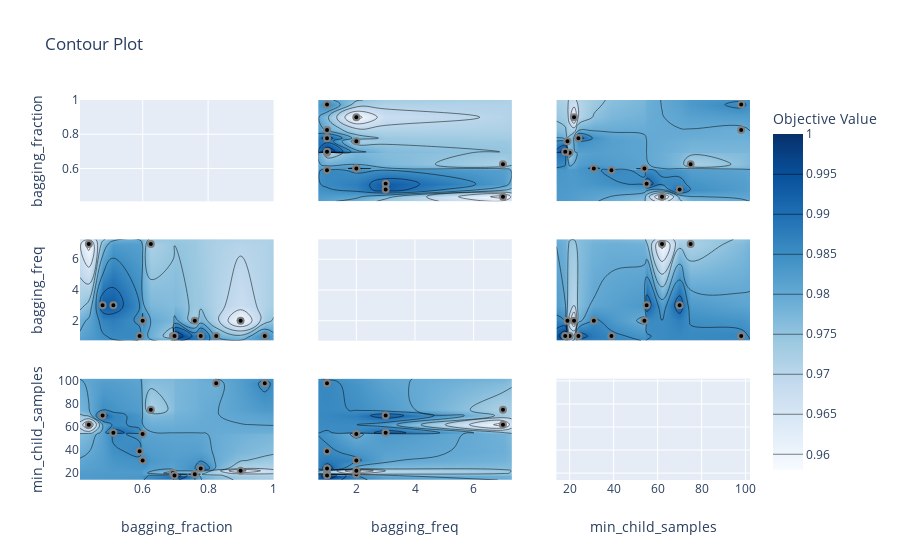

The cell this chart's notebook holds for it:
### Code cell
plot_contour(study, params=["bagging_freq", "bagging_fraction","min_child_samples"])

### Figure 1 — Plotly figure (JSON) as saved in the notebook; plotly's stock layout.template omitted (floating-point values rounded to 4 significant figures; data arrays with more than 128 entries replaced by an {"elided": "..."} marker saying what was removed)
{"data": [{"type": "scatter", "xaxis": "x", "yaxis": "y"}, {"colorbar": {"title": {"text": "Objective Value"}}, "colorscale": [[0, "rgb(247,251,255)"], [0.125, "rgb(222,235,247)"], [0.25, "rgb(198,219,239)"], [0.375, "rgb(158,202,225)"], [0.5, "rgb(107,174,214)"], [0.625, "rgb(66,146,198)"], [0.75, "rgb(33,113,181)"], [0.875, "rgb(8,81,156)"], [1, "rgb(8,48,107)"]], "connectgaps": true, "contours": {"coloring": "heatmap"}, "hoverinfo": "none", "line": {"smoothing": 1.3}, "reversescale": false, "showscale": true, "type": "contour", "x": [0.4079, 0.4349, 0.4771, 0.51, 0.5903, 0.5995, 0.5997, 0.6247, 0.6923, 0.6972, 0.7592, 0.7774, 0.8248, 0.8995, 0.9734, 1.0], "xaxis": "x4", "y": [0.7, 1, 2, 3, 7, 7.3], "yaxis": "y4", "z": [[null, null, null, null, null, null, null, null, null, null, null, null, null, null, null, null], [null, null, null, null, 0.986, null, null, null, 0.972, 1, null, 0.993, 0.979, null, 0.986, null], [null, null, null, null, null, 0.979, 0.986, null, null, null, 0.972, null, null, 0.958, null, null], [null, null, 0.993, 0.993, null, null, null, null, null, null, null, null, null, null, null, null], [null, 0.958, null, null, null, null, null, 0.972, null, null, null, null, null, null, null, null], [null, null, null, null, null, null, null, null, null, null, null, null, null, null, null, null]]}, {"marker": {"color": "black", "line": {"color": "Grey", "width": 2}}, "mode": "markers", "showlegend": false, "type": "scatter", "x": [0.6247, 0.7592, 0.4349, 0.8248, 0.8995, 0.51, 0.9734, 0.5995, 0.4771, 0.5997, 0.5903, 0.6923, 0.6972, 0.7774], "xaxis": "x4", "y": [7, 2, 7, 1, 2, 3, 1, 2, 3, 2, 1, 1, 1, 1], "yaxis": "y4"}, {"colorbar": {"title": {"text": "Objective Value"}}, "colorscale": [[0, "rgb(247,251,255)"], [0.125, "rgb(222,235,247)"], [0.25, "rgb(198,219,239)"], [0.375, "rgb(158,202,225)"], [0.5, "rgb(107,174,214)"], [0.625, "rgb(66,146,198)"], [0.75, "rgb(33,113,181)"], [0.875, "rgb(8,81,156)"], [1, "rgb(8,48,107)"]], "connectgaps": true, "contours": {"coloring": "heatmap"}, "hoverinfo": "none", "line": {"smoothing": 1.3}, "reversescale": false, "showscale": false, "type": "contour", "x": [0.4079, 0.4349, 0.4771, 0.51, 0.5903, 0.5995, 0.5997, 0.6247, 0.6923, 0.6972, 0.7592, 0.7774, 0.8248, 0.8995, 0.9734, 1.0], "xaxis": "x7", "y": [14, 18, 19, 20, 22, 24, 31, 39, 54, 55, 62, 70, 75, 98, 102], "yaxis": "y7", "z": {"elided": "15x16 float values"}}, {"marker": {"color": "black", "line": {"color": "Grey", "width": 2}}, "mode": "markers", "showlegend": false, "type": "scatter", "x": [0.6247, 0.7592, 0.4349, 0.8248, 0.8995, 0.51, 0.9734, 0.5995, 0.4771, 0.5997, 0.5903, 0.6923, 0.6972, 0.7774], "xaxis": "x7", "y": [75, 19, 62, 98, 22, 55, 98, 54, 70, 31, 39, 20, 18, 24], "yaxis": "y7"}, {"colorbar": {"title": {"text": "Objective Value"}}, "colorscale": [[0, "rgb(247,251,255)"], [0.125, "rgb(222,235,247)"], [0.25, "rgb(198,219,239)"], [0.375, "rgb(158,202,225)"], [0.5, "rgb(107,174,214)"], [0.625, "rgb(66,146,198)"], [0.75, "rgb(33,113,181)"], [0.875, "rgb(8,81,156)"], [1, "rgb(8,48,107)"]], "connectgaps": true, "contours": {"coloring": "heatmap"}, "hoverinfo": "none", "line": {"smoothing": 1.3}, "reversescale": false, "showscale": false, "type": "contour", "x": [0.7, 1, 2, 3, 7, 7.3], "xaxis": "x2", "y": [0.4079, 0.4349, 0.4771, 0.51, 0.5903, 0.5995, 0.5997, 0.6247, 0.6923, 0.6972, 0.7592, 0.7774, 0.8248, 0.8995, 0.9734, 1.0], "yaxis": "y2", "z": [[null, null, null, null, null, null], [null, null, null, null, 0.958, null], [null, null, null, 0.993, null, null], [null, null, null, 0.993, null, null], [null, 0.986, null, null, null, null], [null, null, 0.979, null, null, null], [null, null, 0.986, null, null, null], [null, null, null, null, 0.972, null], [null, 0.972, null, null, null, null], [null, 1, null, null, null, null], [null, null, 0.972, null, null, null], [null, 0.993, null, null, null, null], [null, 0.979, null, null, null, null], [null, null, 0.958, null, null, null], [null, 0.986, null, null, null, null], [null, null, null, null, null, null]]}, {"marker": {"color": "black", "line": {"color": "Grey", "width": 2}}, "mode": "markers", "showlegend": false, "type": "scatter", "x": [7, 2, 7, 1, 2, 3, 1, 2, 3, 2, 1, 1, 1, 1], "xaxis": "x2", "y": [0.6247, 0.7592, 0.4349, 0.8248, 0.8995, 0.51, 0.9734, 0.5995, 0.4771, 0.5997, 0.5903, 0.6923, 0.6972, 0.7774], "yaxis": "y2"}, {"type": "scatter", "xaxis": "x5", "yaxis": "y5"}, {"colorbar": {"title": {"text": "Objective Value"}}, "colorscale": [[0, "rgb(247,251,255)"], [0.125, "rgb(222,235,247)"], [0.25, "rgb(198,219,239)"], [0.375, "rgb(158,202,225)"], [0.5, "rgb(107,174,214)"], [0.625, "rgb(66,146,198)"], [0.75, "rgb(33,113,181)"], [0.875, "rgb(8,81,156)"], [1, "rgb(8,48,107)"]], "connectgaps": true, "contours": {"coloring": "heatmap"}, "hoverinfo": "none", "line": {"smoothing": 1.3}, "reversescale": false, "showscale": false, "type": "contour", "x": [0.7, 1, 2, 3, 7, 7.3], "xaxis": "x8", "y": [14, 18, 19, 20, 22, 24, 31, 39, 54, 55, 62, 70, 75, 98, 102], "yaxis": "y8", "z": [[null, null, null, null, null, null], [null, 1, null, null, null, null], [null, null, 0.972, null, null, null], [null, 0.972, null, null, null, null], [null, null, 0.958, null, null, null], [null, 0.993, null, null, null, null], [null, null, 0.986, null, null, null], [null, 0.986, null, null, null, null], [null, null, 0.979, null, null, null], [null, null, null, 0.993, null, null], [null, null, null, null, 0.958, null], [null, null, null, 0.993, null, null], [null, null, null, null, 0.972, null], [null, 0.986, null, null, null, null], [null, null, null, null, null, null]]}, {"marker": {"color": "black", "line": {"color": "Grey", "width": 2}}, "mode": "markers", "showlegend": false, "type": "scatter", "x": [7, 2, 7, 1, 2, 3, 1, 2, 3, 2, 1, 1, 1, 1], "xaxis": "x8", "y": [75, 19, 62, 98, 22, 55, 98, 54, 70, 31, 39, 20, 18, 24], "yaxis": "y8"}, {"colorbar": {"title": {"text": "Objective Value"}}, "colorscale": [[0, "rgb(247,251,255)"], [0.125, "rgb(222,235,247)"], [0.25, "rgb(198,219,239)"], [0.375, "rgb(158,202,225)"], [0.5, "rgb(107,174,214)"], [0.625, "rgb(66,146,198)"], [0.75, "rgb(33,113,181)"], [0.875, "rgb(8,81,156)"], [1, "rgb(8,48,107)"]], "connectgaps": true, "contours": {"coloring": "heatmap"}, "hoverinfo": "none", "line": {"smoothing": 1.3}, "reversescale": false, "showscale": false, "type": "contour", "x": [14, 18, 19, 20, 22, 24, 31, 39, 54, 55, 62, 70, 75, 98, 102], "xaxis": "x3", "y": [0.4079, 0.4349, 0.4771, 0.51, 0.5903, 0.5995, 0.5997, 0.6247, 0.6923, 0.6972, 0.7592, 0.7774, 0.8248, 0.8995, 0.9734, 1.0], "yaxis": "y3", "z": {"elided": "16x15 float values"}}, {"marker": {"color": "black", "line": {"color": "Grey", "width": 2}}, "mode": "markers", "showlegend": false, "type": "scatter", "x": [75, 19, 62, 98, 22, 55, 98, 54, 70, 31, 39, 20, 18, 24], "xaxis": "x3", "y": [0.6247, 0.7592, 0.4349, 0.8248, 0.8995, 0.51, 0.9734, 0.5995, 0.4771, 0.5997, 0.5903, 0.6923, 0.6972, 0.7774], "yaxis": "y3"}, {"colorbar": {"title": {"text": "Objective Value"}}, "colorscale": [[0, "rgb(247,251,255)"], [0.125, "rgb(222,235,247)"], [0.25, "rgb(198,219,239)"], [0.375, "rgb(158,202,225)"], [0.5, "rgb(107,174,214)"], [0.625, "rgb(66,146,198)"], [0.75, "rgb(33,113,181)"], [0.875, "rgb(8,81,156)"], [1, "rgb(8,48,107)"]], "connectgaps": true, "contours": {"coloring": "heatmap"}, "hoverinfo": "none", "line": {"smoothing": 1.3}, "reversescale": false, "showscale": false, "type": "contour", "x": [14, 18, 19, 20, 22, 24, 31, 39, 54, 55, 62, 70, 75, 98, 102], "xaxis": "x6", "y": [0.7, 1, 2, 3, 7, 7.3], "yaxis": "y6", "z": [[null, null, null, null, null, null, null, null, null, null, null, null, null, null, null], [null, 1, null, 0.972, null, 0.993, null, 0.986, null, null, null, null, null, 0.986, null], [null, null, 0.972, null, 0.958, null, 0.986, null, 0.979, null, null, null, null, null, null], [null, null, null, null, null, null, null, null, null, 0.993, null, 0.993, null, null, null], [null, null, null, null, null, null, null, null, null, null, 0.958, null, 0.972, null, null], [null, null, null, null, null, null, null, null, null, null, null, null, null, null, null]]}, {"marker": {"color": "black", "line": {"color": "Grey", "width": 2}}, "mode": "markers", "showlegend": false, "type": "scatter", "x": [75, 19, 62, 98, 22, 55, 98, 54, 70, 31, 39, 20, 18, 24], "xaxis": "x6", "y": [7, 2, 7, 1, 2, 3, 1, 2, 3, 2, 1, 1, 1, 1], "yaxis": "y6"}, {"type": "scatter", "xaxis": "x9", "yaxis": "y9"}], "layout": {"title": {"text": "Contour Plot"}, "xaxis": {"anchor": "y", "domain": [0, 0.2889], "matches": "x7", "range": [0.4079, 1.0], "showticklabels": false}, "xaxis2": {"anchor": "y2", "domain": [0.3556, 0.6444], "matches": "x8", "range": [0.7, 7.3], "showticklabels": false}, "xaxis3": {"anchor": "y3", "domain": [0.7111, 1], "matches": "x9", "range": [14, 102], "showticklabels": false}, "xaxis4": {"anchor": "y4", "domain": [0, 0.2889], "matches": "x7", "range": [0.4079, 1.0], "showticklabels": false}, "xaxis5": {"anchor": "y5", "domain": [0.3556, 0.6444], "matches": "x8", "range": [0.7, 7.3], "showticklabels": false}, "xaxis6": {"anchor": "y6", "domain": [0.7111, 1], "matches": "x9", "range": [14, 102], "showticklabels": false}, "xaxis7": {"anchor": "y7", "domain": [0, 0.2889], "range": [0.4079, 1.0], "title": {"text": "bagging_fraction"}}, "xaxis8": {"anchor": "y8", "domain": [0.3556, 0.6444], "range": [0.7, 7.3], "title": {"text": "bagging_freq"}}, "xaxis9": {"anchor": "y9", "domain": [0.7111, 1], "range": [14, 102], "title": {"text": "min_child_samples"}}, "yaxis": {"anchor": "x", "domain": [0.7333, 1], "range": [0.4079, 1.0], "title": {"text": "bagging_fraction"}}, "yaxis2": {"anchor": "x2", "domain": [0.7333, 1], "matches": "y", "range": [0.4079, 1.0], "showticklabels": false}, "yaxis3": {"anchor": "x3", "domain": [0.7333, 1], "matches": "y", "range": [0.4079, 1.0], "showticklabels": false}, "yaxis4": {"anchor": "x4", "domain": [0.3667, 0.6333], "range": [0.7, 7.3], "title": {"text": "bagging_freq"}}, "yaxis5": {"anchor": "x5", "domain": [0.3667, 0.6333], "matches": "y4", "range": [0.7, 7.3], "showticklabels": false}, "yaxis6": {"anchor": "x6", "domain": [0.3667, 0.6333], "matches": "y4", "range": [0.7, 7.3], "showticklabels": false}, "yaxis7": {"anchor": "x7", "domain": [0, 0.2667], "range": [14, 102], "title": {"text": "min_child_samples"}}, "yaxis8": {"anchor": "x8", "domain": [0, 0.2667], "matches": "y7", "range": [14, 102], "showticklabels": false}, "yaxis9": {"anchor": "x9", "domain": [0, 0.2667], "matches": "y7", "range": [14, 102], "showticklabels": false}}}
